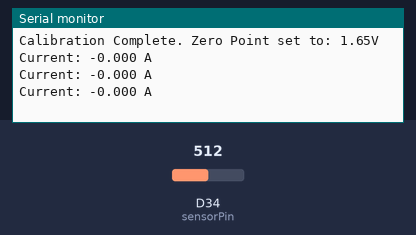
Recording of a sketch running on a simulated Arduino Due. Shown: the last lines printed to the serial monitor. The inputs (shaded band) are chosen by the test bench; at power-on: D34 (sensorPin) = 512 (analog values on the 0–1023 scale).

Above: at 2.2 s.
2.3 s: D34 (sensorPin) set to 716
At 2.9 s:
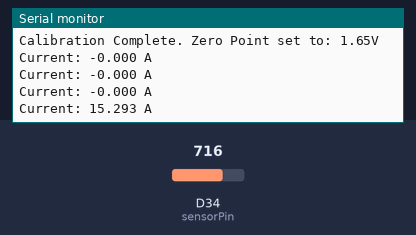
3.8 s: D34 (sensorPin) set to 900
At 4.5 s:
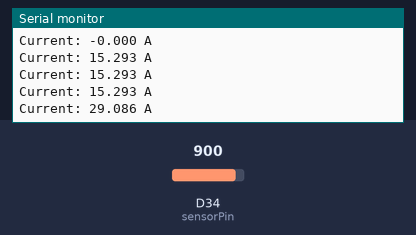
Timing chart, 0 to 6.8 s (numbered marks = the images above; inputs shaded):
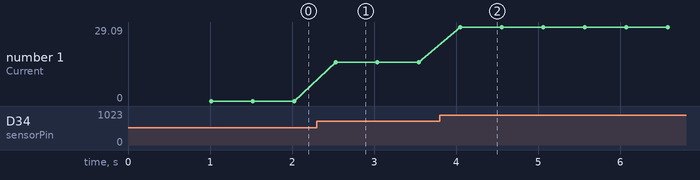

Measured:
- after the input at 2.3 s, the serial monitor: prints a new line after 0.23 s (image 1)
- after the input at 3.8 s, the serial monitor: prints a new line after 0.25 s (image 2)
- plotted number 1: 0 → 15.29 after the input at 2.3 s, 15.29 → 29.09 after the input at 3.8 s

The sketch:

ESPCurrentSensor.ino
```cpp
const int sensorPin = 34;
const float VCC = 3.3;
const float sensitivity = 0.043; // V/A for WCS8001
float zeroPoint = 0;             // This will be calculated at startup

void setup() {
  Serial.begin(115200);
  analogReadResolution(12);

  Serial.println("Calibrating sensor... Ensure no current is flowing.");

  // Take 100 readings to find the baseline "Zero"
  float totalVoltage = 0;
  for (int i = 0; i < 100; i++) {
    totalVoltage += (analogRead(sensorPin) / 4095.0) * VCC;
    delay(10);
  }
  zeroPoint = totalVoltage / 100.0;

  Serial.print("Calibration Complete. Zero Point set to: ");
  Serial.print(zeroPoint);
  Serial.println("V");
}

void loop() {
  float totalCurrent = 0;
  int samples = 50; // Smooth out the jumpy values

  for (int i = 0; i < samples; i++) {
    float voltage = (analogRead(sensorPin) / 4095.0) * VCC;
    float current = (voltage - zeroPoint) / sensitivity;
    totalCurrent += current;
  }

  float averageCurrent = totalCurrent / samples;

  Serial.print("Current: ");
  Serial.print(averageCurrent, 3); // Show 3 decimal places
  Serial.println(" A");

  delay(500);
}
```
